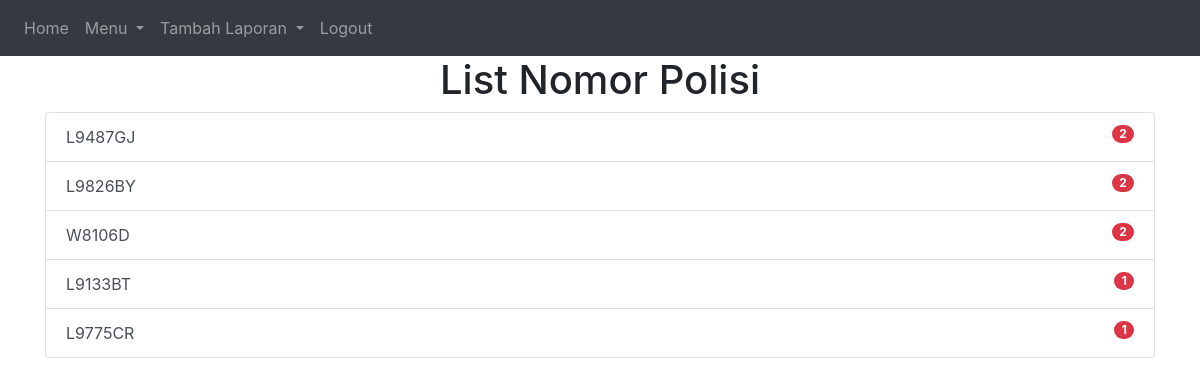
/nopol (signed in), run on the app's committed database.
### website/models.py (models this page shows, shortened)
class Laporan(db.Model):
    id = db.Column(db.Integer, primary_key=True)
    tgl_brgkt = db.Column(db.DateTime())
    tgl_kmbl = db.Column(db.DateTime())
    nopol = db.Column(db.String(100))
    sopir = db.Column(db.String(100))
    tujuan = db.Column(db.String(500))
    km_awal = db.Column(db.Integer)
    km_isi = db.Column(db.Integer)
    solar_awal = db.Column(db.Float)
    e_toll = db.Column(db.Integer)
    tujuan = db.Column(db.String(500))
    keterangan = db.Column(db.String(500))
    satpam1 = db.Column(db.String(100))
    satpam2 = db.Column(db.String(100))
    img = db.relationship('ImageSet', backref='laporan', lazy=True, uselist=True)

### website/views.py (the view)
@views.route('/nopol', methods=['GET'])
@login_required
def get_nopol_list():
    list_laporan = Laporan.query.order_by(desc(Laporan.nopol))
    list_nopol = []
    jum_list = []
    for list in list_laporan:
        if list.nopol in list_nopol:
            jum_list[list_nopol.index(list.nopol)] += 1
        else:
            list_nopol.append(list.nopol)
            jum_list.append(1)
    data = sorted(zip(jum_list, list_nopol), key = lambda x: (-x[0], x[1]))
    return render_template('list_nopol.html', title="List Nomor Polisi",  data=data, user=current_user)

### website/__init__.py (called while the page is built)
def create_app():
    app = Flask(__name__)
    app.config['SECRET_KEY'] = '123123'
    app.config['SQLALCHEMY_DATABASE_URI'] = f'sqlite:///{DB_NAME}'
    app.config['MAX_CONTENT_LENGTH'] = 16 * 1024 * 1024
    db.init_app(app)
    bcrypt.init_app(app)
    from .views import views
    from .auth import auth
    app.register_blueprint(views, url_prefix='/')
    app.register_blueprint(auth, url_prefix='/')
    from .models import User
    create_database(app)
    login_manager = LoginManager()
    login_manager.login_view = 'auth.login'
    login_manager.init_app(app)
    @login_manager.user_loader
    def load_user(id):
        return User.query.get(int(id))
    return app

### website/templates/list_nopol.html
{% extends "base.html" %}
    {% block content %}
    <h1 align="center">{% block title %} {{ title }} {% endblock %}</h1>
    <div class="list-group">
        {% for x, list in data %}
        <a href="{{ url_for('views.laporan_nopol', nopol=list) }}" class="list-group-item list-group-item-action">{{ list }}
            <span class="badge badge-pill badge-danger pull-right">{{ x }}</span>
        </a>
        {% endfor %}
    </div>
    {% endblock %}

### data on the page
Laporan: nopol "L9487GJ", x "2"
Laporan: nopol "L9826BY", id "2"
Laporan: nopol "W8106D", x "2"
Laporan: nopol "L9133BT", x "1"
Laporan: nopol "L9775CR", x "1"

### other printed values
{{ title }} "List Nomor Polisi"
